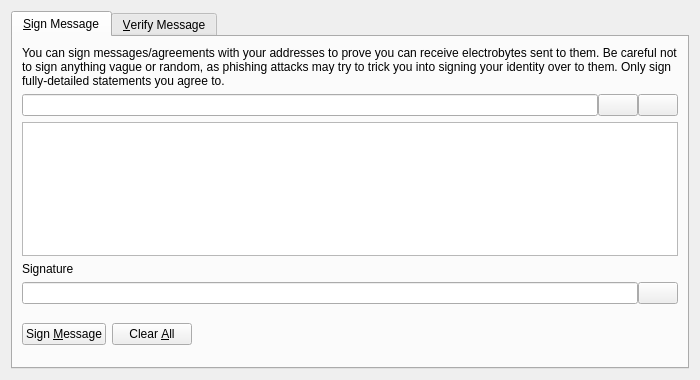
<?xml version="1.0" encoding="UTF-8"?>
<ui version="4.0">
 <class>SignVerifyMessageDialog</class>
 <widget class="QDialog" name="SignVerifyMessageDialog">
  <property name="geometry">
   <rect>
    <x>0</x>
    <y>0</y>
    <width>700</width>
    <height>380</height>
   </rect>
  </property>
  <property name="windowTitle">
   <string>Signatures - Sign / Verify a Message</string>
  </property>
  <property name="modal">
   <bool>true</bool>
  </property>
  <layout class="QVBoxLayout" name="verticalLayout">
   <item>
    <widget class="QTabWidget" name="tabWidget">
     <property name="currentIndex">
      <number>0</number>
     </property>
     <widget class="QWidget" name="tabSignMessage">
      <attribute name="title">
       <string>&amp;Sign Message</string>
      </attribute>
      <layout class="QVBoxLayout" name="verticalLayout_SM">
       <item>
        <widget class="QLabel" name="infoLabel_SM">
         <property name="text">
          <string>You can sign messages/agreements with your addresses to prove you can receive electrobytes sent to them. Be careful not to sign anything vague or random, as phishing attacks may try to trick you into signing your identity over to them. Only sign fully-detailed statements you agree to.</string>
         </property>
         <property name="textFormat">
          <enum>Qt::PlainText</enum>
         </property>
         <property name="wordWrap">
          <bool>true</bool>
         </property>
        </widget>
       </item>
       <item>
        <layout class="QHBoxLayout" name="horizontalLayout_1_SM">
         <property name="spacing">
          <number>0</number>
         </property>
         <item>
          <widget class="QValidatedLineEdit" name="addressIn_SM">
           <property name="toolTip">
            <string>The electrobytes address to sign the message with</string>
           </property>
          </widget>
         </item>
         <item>
          <widget class="QPushButton" name="addressBookButton_SM">
           <property name="toolTip">
            <string>Choose previously used address</string>
           </property>
           <property name="text">
            <string/>
           </property>
           <property name="shortcut">
            <string>Alt+A</string>
           </property>
           <property name="autoDefault">
            <bool>false</bool>
           </property>
          </widget>
         </item>
         <item>
          <widget class="QPushButton" name="pasteButton_SM">
           <property name="toolTip">
            <string>Paste address from clipboard</string>
           </property>
           <property name="text">
            <string/>
           </property>
           <property name="shortcut">
            <string>Alt+P</string>
           </property>
           <property name="autoDefault">
            <bool>false</bool>
           </property>
          </widget>
         </item>
        </layout>
       </item>
       <item>
        <widget class="QPlainTextEdit" name="messageIn_SM">
         <property name="toolTip">
          <string>Enter the message you want to sign here</string>
         </property>
        </widget>
       </item>
       <item>
        <widget class="QLabel" name="signatureLabel_SM">
         <property name="text">
          <string>Signature</string>
         </property>
         <property name="textFormat">
          <enum>Qt::PlainText</enum>
         </property>
        </widget>
       </item>
       <item>
        <layout class="QHBoxLayout" name="horizontalLayout_2_SM">
         <property name="spacing">
          <number>0</number>
         </property>
         <item>
          <widget class="QLineEdit" name="signatureOut_SM">
           <property name="font">
            <font>
             <italic>true</italic>
            </font>
           </property>
           <property name="readOnly">
            <bool>true</bool>
           </property>
          </widget>
         </item>
         <item>
          <widget class="QPushButton" name="copySignatureButton_SM">
           <property name="toolTip">
            <string>Copy the current signature to the system clipboard</string>
           </property>
           <property name="text">
            <string/>
           </property>
           <property name="autoDefault">
            <bool>false</bool>
           </property>
          </widget>
         </item>
        </layout>
       </item>
       <item>
        <layout class="QHBoxLayout" name="horizontalLayout_3_SM">
         <item>
          <widget class="QPushButton" name="signMessageButton_SM">
           <property name="toolTip">
            <string>Sign the message to prove you own this electrobytes address</string>
           </property>
           <property name="text">
            <string>Sign &amp;Message</string>
           </property>
           <property name="autoDefault">
            <bool>false</bool>
           </property>
          </widget>
         </item>
         <item>
          <widget class="QPushButton" name="clearButton_SM">
           <property name="toolTip">
            <string>Reset all sign message fields</string>
           </property>
           <property name="text">
            <string>Clear &amp;All</string>
           </property>
           <property name="autoDefault">
            <bool>false</bool>
           </property>
          </widget>
         </item>
         <item>
          <spacer name="horizontalSpacer_1_SM">
           <property name="orientation">
            <enum>Qt::Horizontal</enum>
           </property>
           <property name="sizeHint" stdset="0">
            <size>
             <width>40</width>
             <height>48</height>
            </size>
           </property>
          </spacer>
         </item>
         <item>
          <widget class="QLabel" name="statusLabel_SM">
           <property name="font">
            <font>
             <weight>75</weight>
             <bold>true</bold>
            </font>
           </property>
           <property name="text">
            <string/>
           </property>
           <property name="wordWrap">
            <bool>true</bool>
           </property>
          </widget>
         </item>
         <item>
          <spacer name="horizontalSpacer_2_SM">
           <property name="orientation">
            <enum>Qt::Horizontal</enum>
           </property>
           <property name="sizeHint" stdset="0">
            <size>
             <width>40</width>
             <height>48</height>
            </size>
           </property>
          </spacer>
         </item>
        </layout>
       </item>
      </layout>
     </widget>
     <widget class="QWidget" name="tabVerifyMessage">
      <attribute name="title">
       <string>&amp;Verify Message</string>
      </attribute>
      <layout class="QVBoxLayout" name="verticalLayout_VM">
       <item>
        <widget class="QLabel" name="infoLabel_VM">
         <property name="text">
          <string>Enter the receiver's address, message (ensure you copy line breaks, spaces, tabs, etc. exactly) and signature below to verify the message. Be careful not to read more into the signature than what is in the signed message itself, to avoid being tricked by a man-in-the-middle attack. Note that this only proves the signing party receives with the address, it cannot prove sendership of any transaction!</string>
         </property>
         <property name="textFormat">
          <enum>Qt::PlainText</enum>
         </property>
         <property name="alignment">
          <set>Qt::AlignLeading|Qt::AlignLeft|Qt::AlignTop</set>
         </property>
         <property name="wordWrap">
          <bool>true</bool>
         </property>
        </widget>
       </item>
       <item>
        <layout class="QHBoxLayout" name="horizontalLayout_1_VM">
         <property name="spacing">
          <number>0</number>
         </property>
         <item>
          <widget class="QValidatedLineEdit" name="addressIn_VM">
           <property name="toolTip">
            <string>The electrobytes address the message was signed with</string>
           </property>
          </widget>
         </item>
         <item>
          <widget class="QPushButton" name="addressBookButton_VM">
           <property name="toolTip">
            <string>Choose previously used address</string>
           </property>
           <property name="text">
            <string/>
           </property>
           <property name="shortcut">
            <string>Alt+A</string>
           </property>
           <property name="autoDefault">
            <bool>false</bool>
           </property>
          </widget>
         </item>
        </layout>
       </item>
       <item>
        <widget class="QPlainTextEdit" name="messageIn_VM"/>
       </item>
       <item>
        <widget class="QValidatedLineEdit" name="signatureIn_VM"/>
       </item>
       <item>
        <layout class="QHBoxLayout" name="horizontalLayout_2_VM">
         <item>
          <widget class="QPushButton" name="verifyMessageButton_VM">
           <property name="toolTip">
            <string>Verify the message to ensure it was signed with the specified electrobytes address</string>
           </property>
           <property name="text">
            <string>Verify &amp;Message</string>
           </property>
           <property name="autoDefault">
            <bool>false</bool>
           </property>
          </widget>
         </item>
         <item>
          <widget class="QPushButton" name="clearButton_VM">
           <property name="toolTip">
            <string>Reset all verify message fields</string>
           </property>
           <property name="text">
            <string>Clear &amp;All</string>
           </property>
           <property name="autoDefault">
            <bool>false</bool>
           </property>
          </widget>
         </item>
         <item>
          <spacer name="horizontalSpacer_1_VM">
           <property name="orientation">
            <enum>Qt::Horizontal</enum>
           </property>
           <property name="sizeHint" stdset="0">
            <size>
             <width>40</width>
             <height>48</height>
            </size>
           </property>
          </spacer>
         </item>
         <item>
          <widget class="QLabel" name="statusLabel_VM">
           <property name="font">
            <font>
             <weight>75</weight>
             <bold>true</bold>
            </font>
           </property>
           <property name="text">
            <string/>
           </property>
           <property name="wordWrap">
            <bool>true</bool>
           </property>
          </widget>
         </item>
         <item>
          <spacer name="horizontalSpacer_2_VM">
           <property name="orientation">
            <enum>Qt::Horizontal</enum>
           </property>
           <property name="sizeHint" stdset="0">
            <size>
             <width>40</width>
             <height>48</height>
            </size>
           </property>
          </spacer>
         </item>
        </layout>
       </item>
      </layout>
     </widget>
    </widget>
   </item>
  </layout>
 </widget>
 <customwidgets>
  <customwidget>
   <class>QValidatedLineEdit</class>
   <extends>QLineEdit</extends>
   <header>qvalidatedlineedit.h</header>
  </customwidget>
 </customwidgets>
 <resources>
  <include location="../electrobytes.qrc"/>
 </resources>
 <connections/>
</ui>
